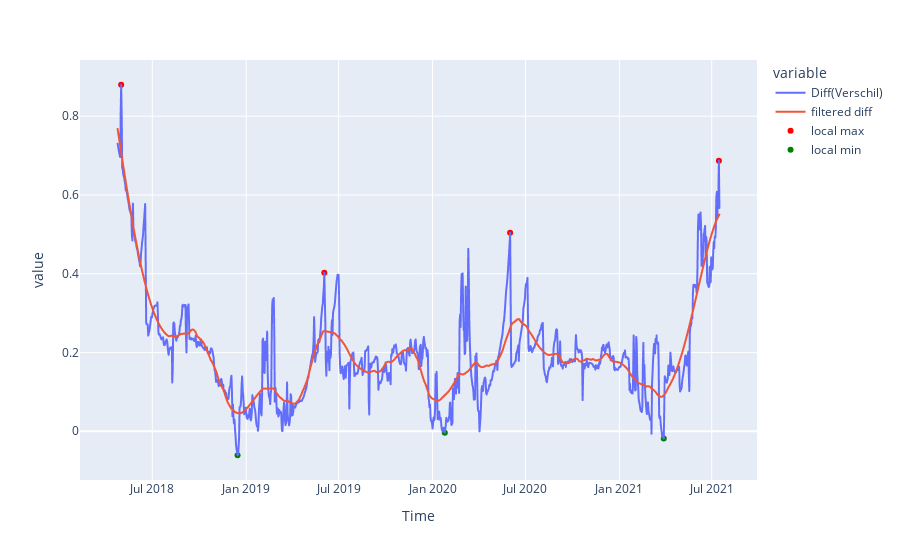

The cell this chart's notebook holds for it:
### Code cell
data = filter_data(df_leij, 201, 4)
data['filtered diff'] = data['filtered diff'].clip(lower = 0)

n = 150  # number of points to be checked before and after

# Find local peaks

data['min'] = data.iloc[argrelextrema(data['Diff(Verschil)'].values, np.less_equal,
                    order=n)[0]]['Diff(Verschil)']
data['max'] = data.iloc[argrelextrema(data['Diff(Verschil)'].values, np.greater_equal,
                    order=n)[0]]['Diff(Verschil)']

fig = px.line(data, 'Time', ['Diff(Verschil)', 'filtered diff'])

fig.add_scatter(x = data['Time'], y = data['max'], mode = 'markers', marker = {'color' : 'red'}, name = 'local max')
fig.add_scatter(x = data['Time'], y = data['min'], mode = 'markers', marker = {'color' : 'green'}, name = 'local min')
# fig.add_trace()
fig.show()

### Figure 1 — Plotly figure (JSON) as saved in the notebook; plotly's stock layout.template omitted (floating-point values rounded to 4 significant figures; data arrays with more than 128 entries replaced by an {"elided": "..."} marker saying what was removed)
{"data": [{"hovertemplate": "variable=Diff(Verschil)<br>Time=%{x}<br>value=%{y}<extra></extra>", "legendgroup": "Diff(Verschil)", "line": {"color": "#636efa", "dash": "solid"}, "marker": {"symbol": "circle"}, "mode": "lines", "name": "Diff(Verschil)", "showlegend": true, "type": "scattergl", "x": {"elided": "1180 str values"}, "xaxis": "x", "y": {"elided": "1180 float values"}, "yaxis": "y"}, {"hovertemplate": "variable=filtered diff<br>Time=%{x}<br>value=%{y}<extra></extra>", "legendgroup": "filtered diff", "line": {"color": "#EF553B", "dash": "solid"}, "marker": {"symbol": "circle"}, "mode": "lines", "name": "filtered diff", "showlegend": true, "type": "scattergl", "x": {"elided": "1180 str values"}, "xaxis": "x", "y": {"elided": "1180 float values"}, "yaxis": "y"}, {"marker": {"color": "red"}, "mode": "markers", "name": "local max", "type": "scatter", "x": {"elided": "1180 str values"}, "y": {"elided": "1180 float values"}}, {"marker": {"color": "green"}, "mode": "markers", "name": "local min", "type": "scatter", "x": {"elided": "1180 str values"}, "y": {"elided": "1180 float values"}}], "layout": {"legend": {"title": {"text": "variable"}, "tracegroupgap": 0}, "margin": {"t": 60}, "xaxis": {"anchor": "y", "domain": [0, 1], "title": {"text": "Time"}}, "yaxis": {"anchor": "x", "domain": [0, 1], "title": {"text": "value"}}}}
